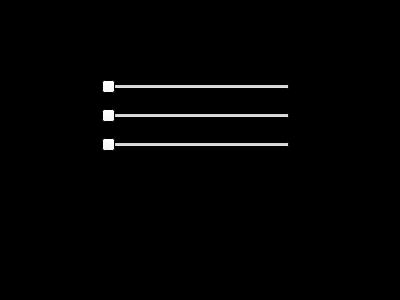
<?xml version="1.0" encoding="UTF-8"?>
<ui version="4.0">
 <class>MainWindow</class>
 <widget class="QMainWindow" name="MainWindow">
  <property name="geometry">
   <rect>
    <x>0</x>
    <y>0</y>
    <width>400</width>
    <height>300</height>
   </rect>
  </property>
  <property name="palette">
   <palette>
    <active>
     <colorrole role="Base">
      <brush brushstyle="SolidPattern">
       <color alpha="255">
        <red>255</red>
        <green>255</green>
        <blue>255</blue>
       </color>
      </brush>
     </colorrole>
     <colorrole role="Window">
      <brush brushstyle="SolidPattern">
       <color alpha="255">
        <red>0</red>
        <green>0</green>
        <blue>0</blue>
       </color>
      </brush>
     </colorrole>
    </active>
    <inactive>
     <colorrole role="Base">
      <brush brushstyle="SolidPattern">
       <color alpha="255">
        <red>255</red>
        <green>255</green>
        <blue>255</blue>
       </color>
      </brush>
     </colorrole>
     <colorrole role="Window">
      <brush brushstyle="SolidPattern">
       <color alpha="255">
        <red>0</red>
        <green>0</green>
        <blue>0</blue>
       </color>
      </brush>
     </colorrole>
    </inactive>
    <disabled>
     <colorrole role="Base">
      <brush brushstyle="SolidPattern">
       <color alpha="255">
        <red>0</red>
        <green>0</green>
        <blue>0</blue>
       </color>
      </brush>
     </colorrole>
     <colorrole role="Window">
      <brush brushstyle="SolidPattern">
       <color alpha="255">
        <red>0</red>
        <green>0</green>
        <blue>0</blue>
       </color>
      </brush>
     </colorrole>
    </disabled>
   </palette>
  </property>
  <property name="windowTitle">
   <string>RGB Slider</string>
  </property>
  <widget class="QWidget" name="centralWidget">
   <widget class="QWidget" name="">
    <property name="geometry">
     <rect>
      <x>90</x>
      <y>60</y>
      <width>211</width>
      <height>111</height>
     </rect>
    </property>
    <layout class="QVBoxLayout" name="verticalLayout">
     <item>
      <widget class="QSlider" name="redSlider">
       <property name="maximum">
        <number>255</number>
       </property>
       <property name="orientation">
        <enum>Qt::Horizontal</enum>
       </property>
      </widget>
     </item>
     <item>
      <widget class="QSlider" name="greenSlider">
       <property name="maximum">
        <number>255</number>
       </property>
       <property name="orientation">
        <enum>Qt::Horizontal</enum>
       </property>
      </widget>
     </item>
     <item>
      <widget class="QSlider" name="blueSlider">
       <property name="maximum">
        <number>255</number>
       </property>
       <property name="orientation">
        <enum>Qt::Horizontal</enum>
       </property>
      </widget>
     </item>
    </layout>
   </widget>
  </widget>
 </widget>
 <layoutdefault spacing="6" margin="11"/>
 <resources/>
 <connections/>
</ui>
